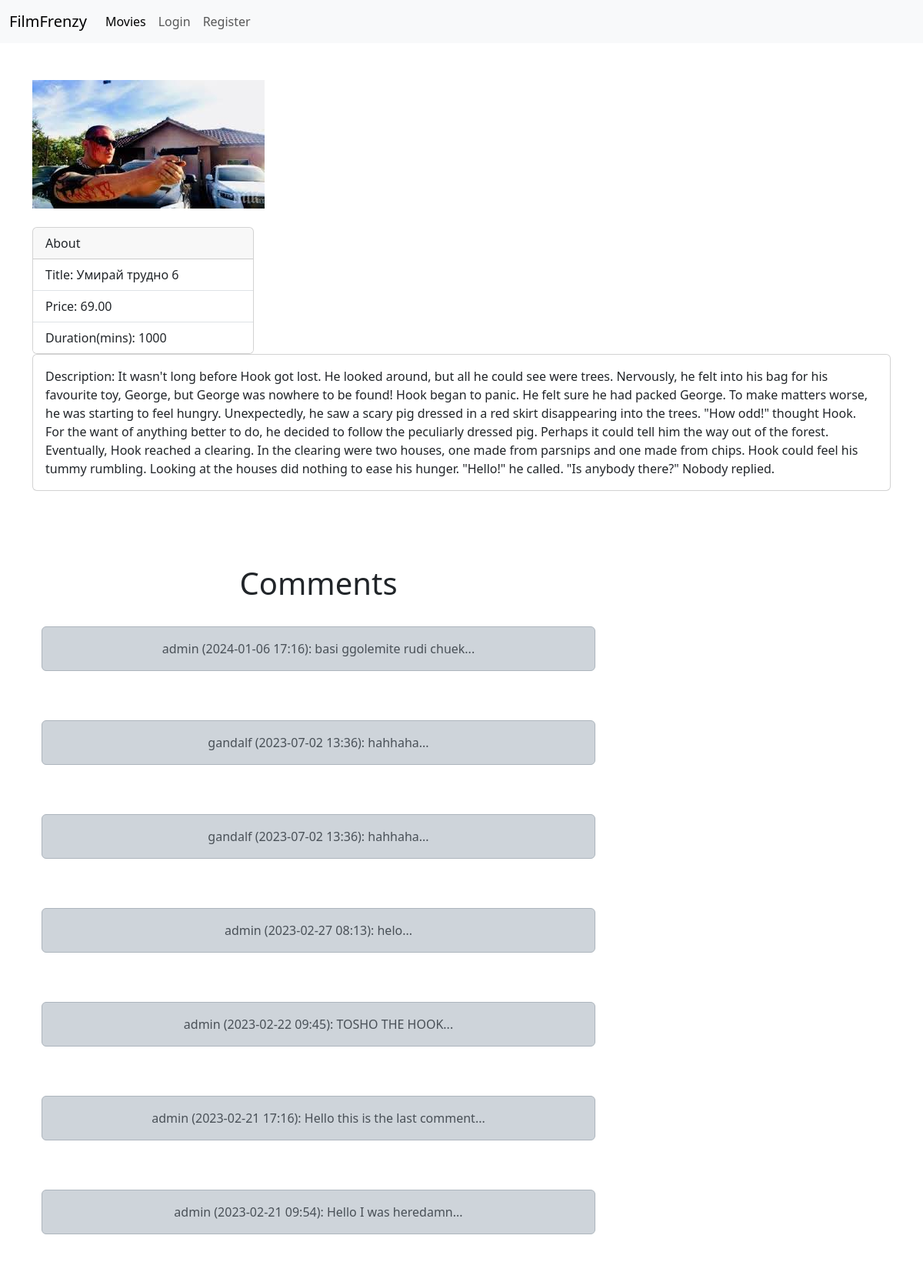
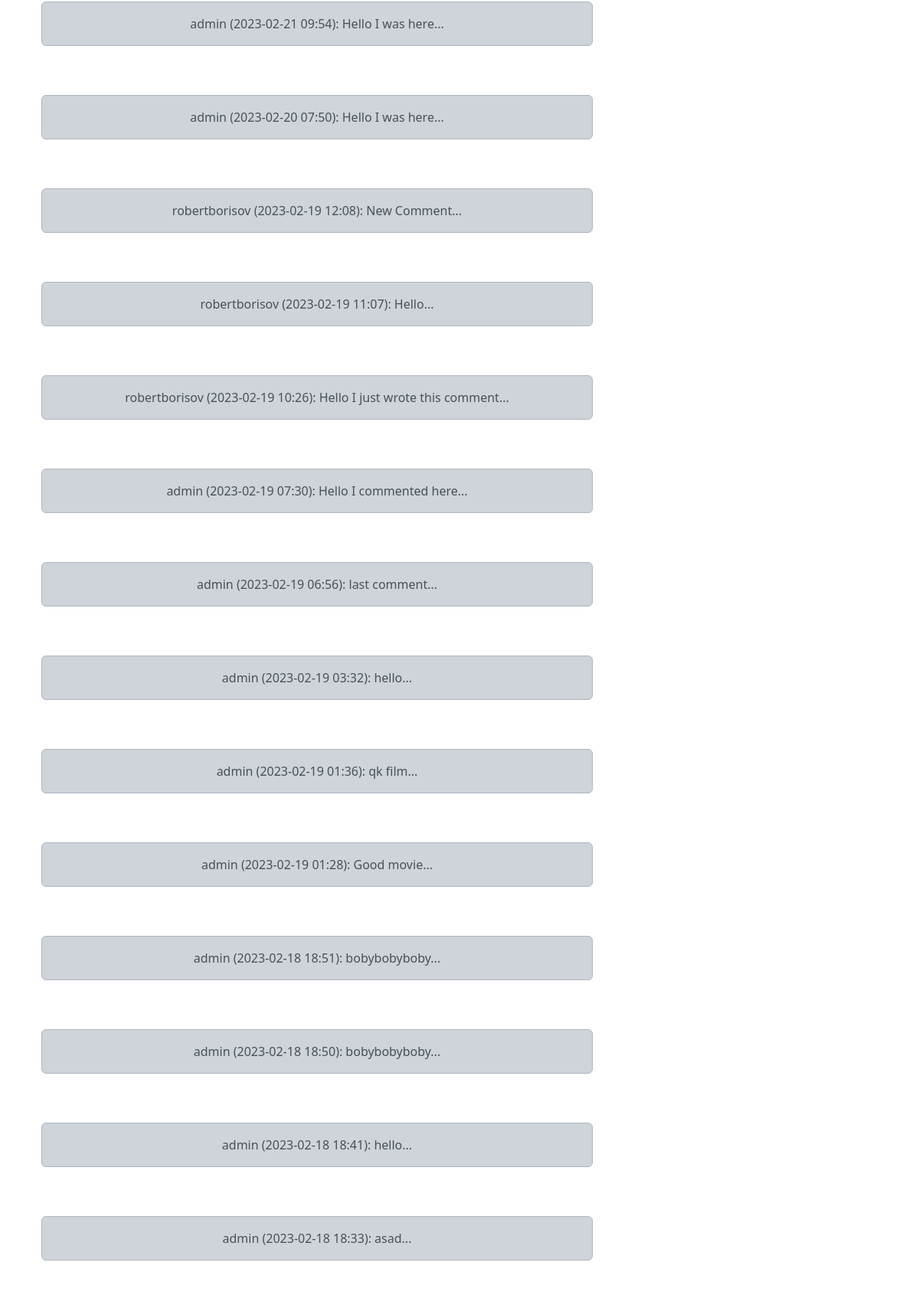
/movie_list/1 (upper part), run on the app's committed database (2 pictures, top to bottom).
### base/models.py (models this page shows, shortened)
class Movie(models.Model):
    name = models.CharField(verbose_name="title", max_length=90,default ='')
    duration = models.IntegerField(verbose_name="movie duration", default=0)
    description = models.TextField(verbose_name="movie description", default='')
    price = models.DecimalField(verbose_name="movie price", decimal_places=2, max_digits=5, default=0)
    image = models.ImageField(verbose_name="movie image", max_length=255, upload_to="images/", null=True, blank=True,
                              default='17-640x640.jpeg')
    @property
    def my_image(self):
        if self.image :
            return self.image.url
        return '/media/images/png-transparent-clapperboard-computer-icons-film-movie-poster-angle-text-logo-thumbnail_fFfV2Vv.png'

class Comment(models.Model):
    user = models.ForeignKey(User,related_name="commentsUser",null=True,on_delete = models.DO_NOTHING)
    movie = models.ForeignKey(Movie,related_name='commentMovie',null=True,on_delete = models.DO_NOTHING)
    body = models.CharField(max_length=200)
    created_at = models.DateTimeField(auto_now_add = True)
    def __str__(self):
        return(
            f'{self.user.username}'
            f' ({self.created_at:%Y-%m-%d %H:%M}): '
            f'{self.body}...'
        )

class User(AbstractBaseUser):
    username = models.CharField(max_length=30, unique=True)
    email = models.EmailField(verbose_name="email", max_length=70, unique=True)
    first_name = models.CharField(max_length = 30,default = '')
    last_name = models.CharField(max_length = 30,default = '')
    token = models.DecimalField(verbose_name="token balance", decimal_places=2, max_digits=100000, default=0)
    streak_number = models.IntegerField(verbose_name="streak number", default=0)
    date_joined = models.DateTimeField(verbose_name="date joined", auto_now_add=True)
    last_login = models.DateTimeField(verbose_name="last login", auto_now=True)
    is_admin = models.BooleanField(default=False)
    is_superuser = models.BooleanField(default=False)
    is_active = models.BooleanField(default=True)
    is_staff = models.BooleanField(default=False)
    profile_image = models.ImageField(max_length=255, upload_to="images/", null=True, blank=True,
                                      default='17-640x640.jpeg')
    subscribed_movies = models.ManyToManyField(Movie, blank=True)
    objects = MyAccountManager()
    USERNAME_FIELD = 'email'
    REQUIRED_FIELDS = ['username']

### base/views.py (the view)
# urls.py: path('movie_list/<int:pk>',views.movie,name='movie'),
def movie(request,pk):
    if request.user.is_authenticated:
        form = CommentForm(request.POST or None)
        movie = Movie.objects.get(id = pk)
        comments = Comment.objects.filter(movie_id = pk).order_by("-created_at")
        user = request.user
        context = {
            'movie':movie,
            'user':user,
            'comments':comments,
            'form':form
        }
        if request.method == 'POST':
            if form.is_valid():
                comment = form.save(commit=False)
                comment.user = request.user
                comment.movie = movie
                comment.save()
                return render(request,"movie.html",context)
        if request.method == 'POST':
            action = request.POST['subscribe']
            if action == "unsubscribe":
                user.subscribed_movies.remove(movie)
            elif action == "subscribe":
                if user.token>=movie.price:
                    user.subscribed_movies.add(movie)
                    user.token -=movie.price
                else:
                    messages.success(request,("You don't have enough tokens to subscribe to this movie"))
            user.save()
        return render(request,"movie.html",context)
    else:
        movie = Movie.objects.get(id = pk)
        comments = Comment.objects.filter(movie_id = pk).order_by("-created_at")
        context = {
            'movie':movie,
            'comments':comments,
        }
        return render(request,"movie.html",context)

### base/templates/movie.html (shortened to what this page needs)
{% extends 'base.html' %}
{% block content %}
<img src="{{movie.my_image}}"/>
<br/><br/>
<div class="card" style="width: 18rem;">
    <div class="card-header">
      About
    </div>
    <ul class="list-group list-group-flush">
      <li class="list-group-item">Title: {{movie.name}}</li>
      <li class="list-group-item">Price: {{movie.price}}</li>
      <li class="list-group-item">Duration(mins): {{movie.duration}}</li>
    </ul>
  </div>
  <div class="card">
    <div class="card-body">
      Description: {{movie.description}}
    </div>
  </div>
  <br/><br/>
  <br/><br/>
    <div class = "container text-center">
        <div class = "row">
            <div class="col-8">
                <h1>Comments</h1>
                <br/>
                {% if comments%}
                {% for comment in comments%}
                <div class="alert alert-dark" role="alert">
                    {{comment}}
                  </div>
                <br/><br/>
                {%endfor%}
            {%endif%}
            </div>
                <div class="col-4">
                </div>
        </div>
    </div>
{% endblock %}

### data on the page
Movie: my_image (picture), name "Умирай трудно 6", price "69.00", duration "1000", description "It wasn't long before Hook got lost. He looked around, but all he could see were trees. Nervously, he felt into his bag for his favourite toy, George, but George was nowhere to be found! Hook began to panic. He felt sure he had packed George. To make matters worse, he was starting to feel hungry. Unexpectedly, he saw a scary pig dressed in a red skirt disappearing into the trees. \"How odd!\" thought Hook. For the want of anything better to do, he decided to follow the peculiarly dressed pig. Perhaps it could tell him the way out of the forest. Eventually, Hook reached a clearing. In the clearing were two houses, one made from parsnips and one made from chips. Hook could feel his tummy…"
Comment: user+created_at+body "admin (2024-01-06 17:16): basi ggolemite rudi chuek..."
Comment: user+created_at+body "gandalf (2023-07-02 13:36): hahhaha..."
Comment: user+created_at+body "gandalf (2023-07-02 13:36): hahhaha..."
Comment: user+created_at+body "admin (2023-02-27 08:13): helo..."
Comment: user+created_at+body "admin (2023-02-22 09:45): TOSHO THE HOOK..."
Comment: user+created_at+body "admin (2023-02-21 17:16): Hello this is the last comment..."
Comment: user+created_at+body "admin (2023-02-21 09:54): Hello I was heredamn..."
Comment: user+created_at+body "admin (2023-02-21 09:54): Hello I was here..."
Comment: user+created_at+body "admin (2023-02-20 07:50): Hello I was here..."
Comment: user+created_at+body "robertborisov (2023-02-19 12:08): New Comment..."
Comment: user+created_at+body "robertborisov (2023-02-19 11:07): Hello..."
Comment: user+created_at+body "robertborisov (2023-02-19 10:26): Hello I just wrote this comment..."
Comment: user+created_at+body "admin (2023-02-19 07:30): Hello I commented here..."
Comment: user+created_at+body "admin (2023-02-19 06:56): last comment..."
Comment: user+created_at+body "admin (2023-02-19 03:32): hello..."
Comment: user+created_at+body "admin (2023-02-19 01:36): qk film..."
Comment: user+created_at+body "admin (2023-02-19 01:28): Good movie..."
Comment: user+created_at+body "admin (2023-02-18 18:51): bobybobyboby..."
Comment: user+created_at+body "admin (2023-02-18 18:50): bobybobyboby..."
Comment: user+created_at+body "admin (2023-02-18 18:41): hello..."
Comment: user+created_at+body "admin (2023-02-18 18:33): asad..."
